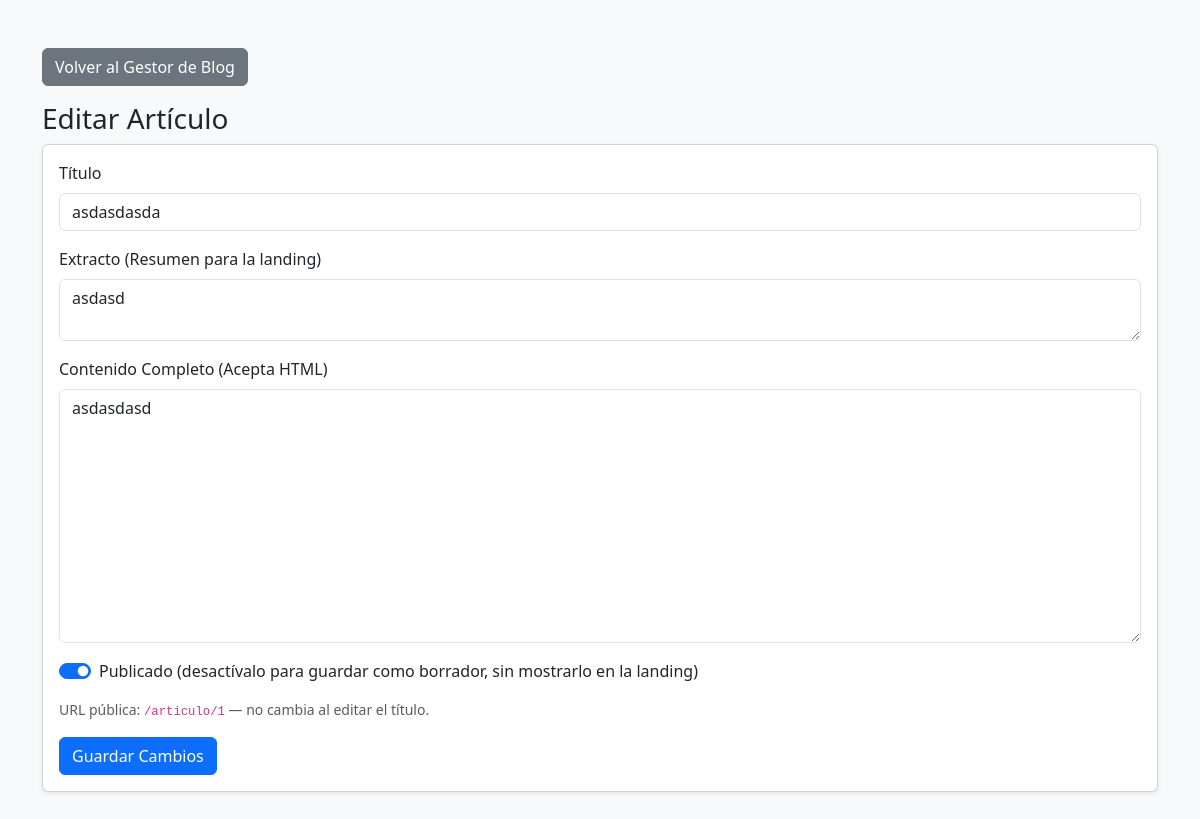
Screenshot of /admin/contenido/blog/editar/1 (signed in) with the database file from the repository.
### tables this page shows
CREATE TABLE contenido_blog (
            id INTEGER PRIMARY KEY AUTOINCREMENT,
            titulo TEXT NOT NULL,
            slug TEXT UNIQUE NOT NULL,
            extracto TEXT NOT NULL,
            contenido TEXT NOT NULL,
            imagen_portada TEXT,
            fecha_publicacion DATETIME DEFAULT CURRENT_TIMESTAMP,
            activo INTEGER NOT NULL DEFAULT 1
        );

### routes/content.py (the view, shortened to what this page needs)
@content_bp.route('/blog/editar/<int:id>', methods=['GET', 'POST'])
@login_required
def editar_articulo(id):
    conn = get_db_connection()
    articulo = conn.execute('SELECT * FROM contenido_blog WHERE id = ?', (id,)).fetchone()
    if not articulo:
        conn.close()
        flash("El artículo que intentas editar no existe.", "danger")
        return redirect(url_for('content.editar_blog'))
    conn.close()
    return render_template('admin/editar_articulo.html', articulo=articulo)

### app.py (called while the page is built)
def create_app():
    app = Flask(__name__)
    app.config['SECRET_KEY'] = _resolver_secret_key()
    for key, path in UPLOAD_FOLDERS.items():
        app.config[key] = path
        os.makedirs(path, exist_ok=True)
    login_manager.init_app(app)
    register_blueprints(app)
    @app.context_processor
    def inyectar_mensajes_no_leidos():
        if current_user.is_authenticated:
            conn = get_db_connection()
            total = conn.execute(
                'SELECT COUNT(*) as total FROM mensajes_contacto WHERE leido = 0'
            ).fetchone()['total']
            conn.close()
            return {'no_leidos_sidebar': total}
        return {'no_leidos_sidebar': 0}
    return app

### extensions.py (called while the page is built)
def get_db_connection():
    conn = sqlite3.connect(DB_PATH)
    conn.row_factory = sqlite3.Row
    return conn

@login_manager.user_loader
def load_user(user_id):
    conn = get_db_connection()
    user_row = conn.execute('SELECT * FROM admin WHERE id = ?', (user_id,)).fetchone()
    conn.close()
    if user_row:
        return User(user_row['id'], user_row['username'])
    return None

### templates/admin/editar_articulo.html (shortened to what this page needs)
<!DOCTYPE html>
<html lang="es">
<head>
    <link href="https://cdn.jsdelivr.net/npm/bootstrap@5.3.2/dist/css/bootstrap.min.css" rel="stylesheet">
</head>
<body class="bg-light">
    <div class="container mt-5">
        <a href="{{ url_for('content.editar_blog') }}" class="btn btn-secondary mb-3">Volver al Gestor de Blog</a>
        <h3>Editar Artículo</h3>
        <div class="card shadow-sm mb-5">
            <div class="card-body">
                <form method="POST">
                    <div class="mb-3">
                        <label class="form-label">Título</label>
                        <input class="form-control" type="text" name="titulo" value="{{ articulo.titulo }}" required>
                    </div>
                    <div class="mb-3">
                        <label class="form-label">Extracto (Resumen para la landing)</label>
                        <textarea class="form-control" name="extracto" rows="2" required>{{ articulo.extracto }}</textarea>
                    </div>
                    <div class="mb-3">
                        <label class="form-label">Contenido Completo (Acepta HTML)</label>
                        <textarea class="form-control" name="contenido" rows="10" required>{{ articulo.contenido }}</textarea>
                    </div>
                    <div class="form-check form-switch mb-3">
                        <input class="form-check-input" type="checkbox" name="activo" id="activo"
                               {% if articulo.activo == 1 %}checked{% endif %}>
                        <label class="form-check-label" for="activo">
                            Publicado (desactívalo para guardar como borrador, sin mostrarlo en la landing)
                        </label>
                    </div>
                    <small class="text-muted d-block mb-3">
                        URL pública: <code>/articulo/{{ articulo.id }}</code> — no cambia al editar el título.
                    </small>
                    <button type="submit" class="btn btn-primary">Guardar Cambios</button>
                </form>
            </div>
        </div>
    </div>
</body>
</html>

### rows the page displays
contenido_blog: titulo "asdasdasda", extracto "asdasd", contenido "asdasdasd", activo "☑", id "1"
